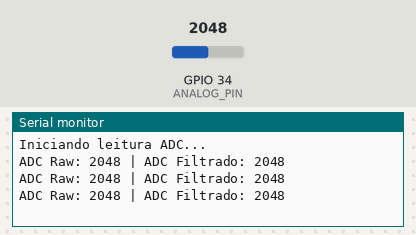
Simulated run of this sketch. Board: ESP32. Parts: the last lines printed to the serial monitor. Inputs (shaded band) come from the test bench; at power-on: GPIO 34 (ANALOG_PIN) = 2048.

Above: at 2.2 s.
2.3 s: GPIO 34 (ANALOG_PIN) set to 2866
At 2.9 s:
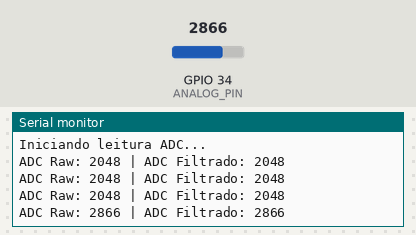
3.8 s: GPIO 34 (ANALOG_PIN) set to 3603
At 4.4 s:
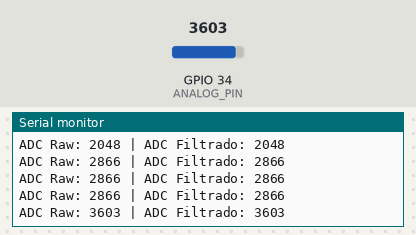
Timing chart, 0 to 6.8 s (numbered marks = the images above; inputs shaded):
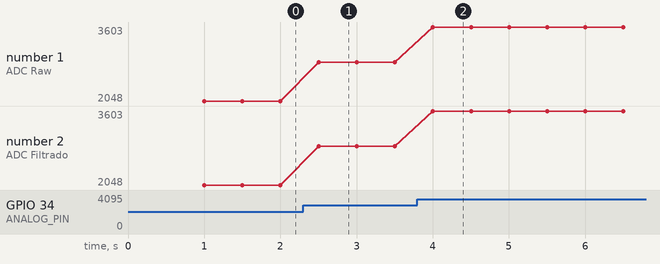

Measured:
- after the input at 2.3 s, the serial monitor: prints a new line after 0.20 s (image 1)
- after the input at 3.8 s, the serial monitor: prints a new line after 0.20 s (image 2)
- plotted number 1: 2048 → 2866 after the input at 2.3 s, 2866 → 3603 after the input at 3.8 s
- plotted number 2: 2048 → 2866 after the input at 2.3 s, 2866 → 3603 after the input at 3.8 s

The sketch:

Yagua_Calibracao.ino
```cpp
#include <Arduino.h>

// Definições
#define ANALOG_PIN 34    // Pino analógico
#define FILTER_LEN 1     // Comprimento do filtro (sample de 1)

// Variáveis do filtro
uint32_t AN_Pot1_Buffer[FILTER_LEN] = {0};
int AN_Pot1_i = 0;

// Função para ler o ADC com filtro
int readADC_Avg(int newValue) {
  AN_Pot1_Buffer[AN_Pot1_i] = newValue;
  AN_Pot1_i = (AN_Pot1_i + 1) % FILTER_LEN;

  uint32_t sum = 0;
  for (int i = 0; i < FILTER_LEN; i++) {
    sum += AN_Pot1_Buffer[i];
  }
  return sum / FILTER_LEN;
}

void setup() {
  Serial.begin(115200);
  delay(1000);  // Aguarda serial estabilizar
  Serial.println("Iniciando leitura ADC...");
}

void loop() {
  int rawValue = analogRead(ANALOG_PIN);        // Lê o valor bruto
  int filteredValue = readADC_Avg(rawValue);     // Aplica o filtro

  Serial.print("ADC Raw: ");
  Serial.print(rawValue);
  Serial.print(" | ADC Filtrado: ");
  Serial.println(filteredValue);

  delay(500);  // Intervalo entre leituras
}
```
